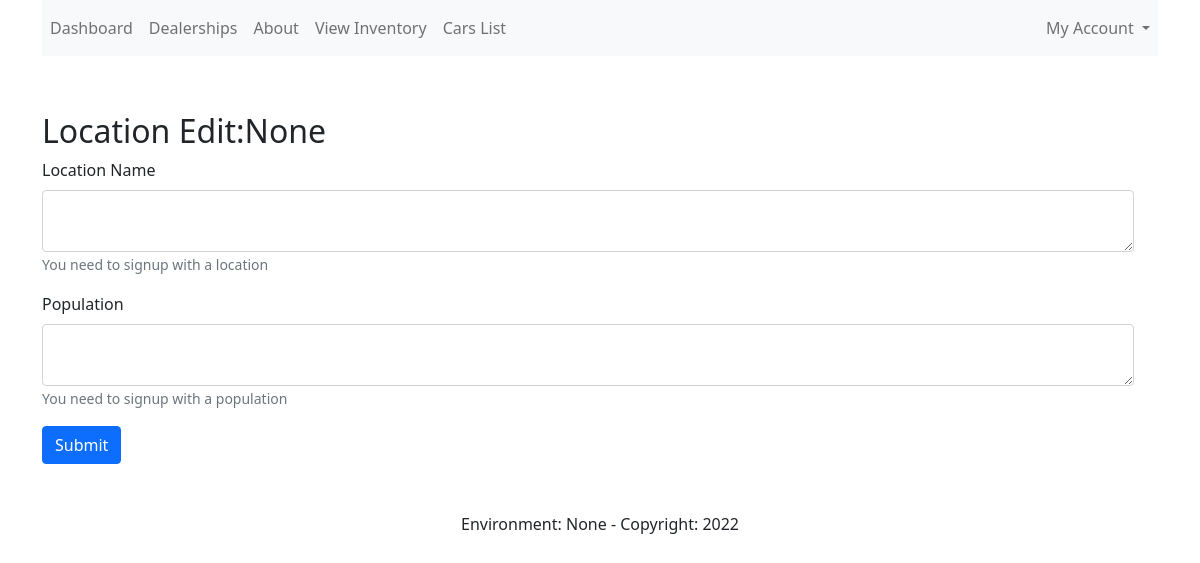
The page /locations/1/edit (signed in) on the database as committed earlier.
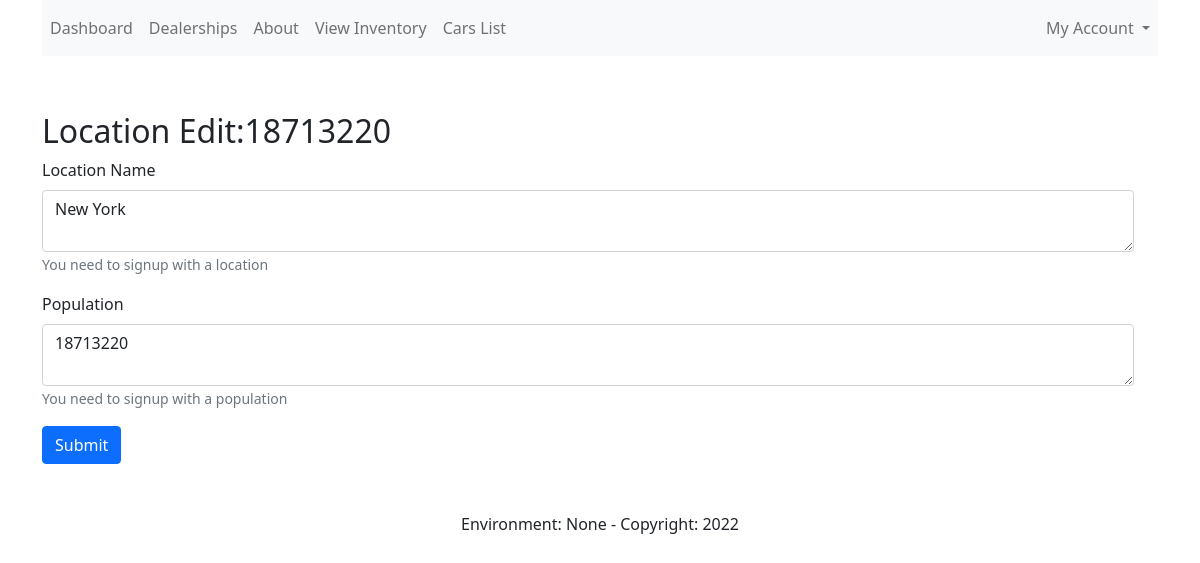
The same page on the database as committed later.
### app/db/models/__init__.py (models this page shows, shortened)
class Location(db.Model, SerializerMixin):
    __tablename__ = 'locations'
    id = db.Column(db.Integer, primary_key=True)
    title = db.Column(db.String(300), nullable=True, unique=False)
    longitude = db.Column(db.String(300), nullable=True, unique=False)
    latitude = db.Column(db.String(300), nullable=True, unique=False)
    population = db.Column(db.Integer, nullable=True, unique=False)

### app/map/__init__.py (the view, shortened to what this page needs)
@map.route('/locations/<int:loc_id>/edit', methods=['POST', 'GET'])
@login_required
@admin_required
def edit_location(loc_id):
    loc = Location.query.get(loc_id)
    form = edit_location_form(obj=loc)
    return render_template("location_edit.html", form=form)

### app/map/forms/__init__.py
class edit_location_form(FlaskForm):
    title = TextAreaField('Location Name',
                          [validators.DataRequired(), ],
                          description="You need to signup with a location")
    population = TextAreaField('Population',
                               [validators.DataRequired(), ],
                               description="You need to signup with a population")
    submit = SubmitField()

### app/auth/forms/__init__.py
class login_form(FlaskForm):
    email = EmailField('Email Address', [
        validators.DataRequired(),
    ])
    password = PasswordField('Password', [
        validators.DataRequired(),
        validators.length(min=6, max=35)
    ])
    submit = SubmitField()

### app/__init__.py (called while the page is built)
@login_manager.user_loader
def user_loader(user_id):
    try:
        return User.query.get(int(user_id))
    except:
        return None

### app/logging_config/__init__.py (called while the page is built)
@log_con.after_app_request
def after_request_logging(response):
    if request.path == '/favicon.ico':
        return response
    elif request.path.startswith('/static'):
        return response
    elif request.path.startswith('/bootstrap'):
        return response
    return response

### app/map/templates/location_edit.html
{% extends "base.html" %}
{% block content %}
    {% from 'bootstrap5/form.html' import render_form, render_field, render_form_row %}
    <div class="row">
         <div class="mx-auto">
             <h2>Location Edit:{{ form.data.population }}</h2>
             {{ render_form(form) }}
         </div>
    </div>
{% endblock %}

Rows that differ between the two databases and show on the page:
added Location: data.population "18713220", title "New York", population "18713220"
Other text that changed with them:
text no longer shown: "None"
